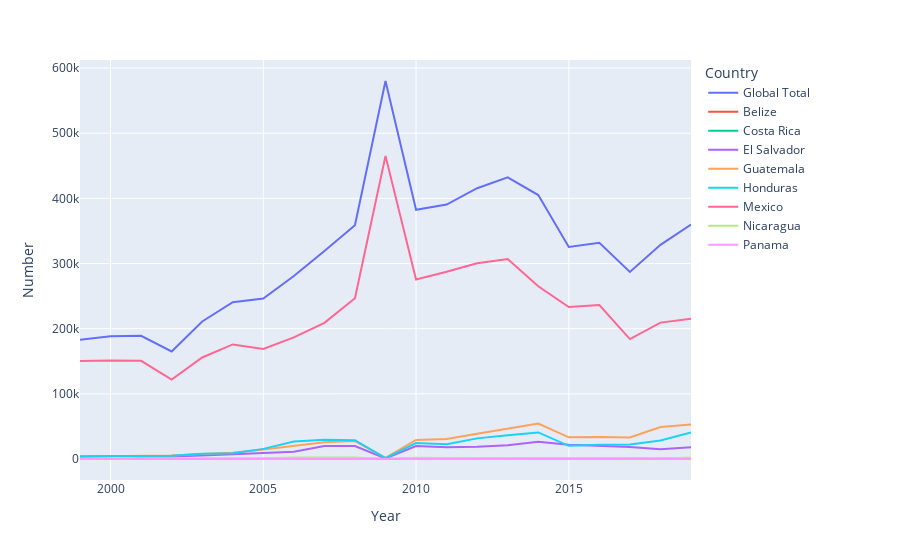

The notebook cell this image was saved under:
### Code cell
fig = px.line(df_formatted[df_formatted.Type == "Total"], x="Year", y="Number", color="Country")
fig.show()

### Figure 1 — Plotly figure (JSON) as saved in the notebook; plotly's stock layout.template omitted (floating-point values rounded to 4 significant figures)
{"data": [{"hovertemplate": "Country=Global Total<br>Year=%{x}<br>Number=%{y}<extra></extra>", "legendgroup": "Global Total", "line": {"color": "#636efa", "dash": "solid"}, "marker": {"symbol": "circle"}, "mode": "lines", "name": "Global Total", "orientation": "v", "showlegend": true, "type": "scatter", "x": [1999, 2000, 2001, 2002, 2003, 2004, 2005, 2006, 2007, 2008, 2009, 2010, 2011, 2012, 2013, 2014, 2015, 2016, 2017, 2018, 2019], "xaxis": "x", "y": [183114, 188467, 189026, 165168, 211098, 240665, 246431, 280974, 319382, 358886, 580107, 382449, 390423, 415607, 432228, 405090, 325328, 331717, 287093, 328716, 359885], "yaxis": "y"}, {"hovertemplate": "Country=Belize                             <br>Year=%{x}<br>Number=%{y}<extra></extra>", "legendgroup": "Belize                             ", "line": {"color": "#EF553B", "dash": "solid"}, "marker": {"symbol": "circle"}, "mode": "lines", "name": "Belize                             ", "orientation": "v", "showlegend": true, "type": "scatter", "x": [1999, 2000, 2001, 2002, 2003, 2004, 2005, 2006, 2007, 2008, 2009, 2010, 2011, 2012, 2013, 2014, 2015, 2016, 2017, 2018, 2019], "xaxis": "x", "y": [191, 170, 185, 178, 179, 202, 219, 211, 233, 218, 63, 254, 221, 204, 175, 136, 134, 146, 123, 133, 109], "yaxis": "y"}, {"hovertemplate": "Country=Costa Rica                         <br>Year=%{x}<br>Number=%{y}<extra></extra>", "legendgroup": "Costa Rica                         ", "line": {"color": "#00cc96", "dash": "solid"}, "marker": {"symbol": "circle"}, "mode": "lines", "name": "Costa Rica                         ", "orientation": "v", "showlegend": true, "type": "scatter", "x": [1999, 2000, 2001, 2002, 2003, 2004, 2005, 2006, 2007, 2008, 2009, 2010, 2011, 2012, 2013, 2014, 2015, 2016, 2017, 2018, 2019], "xaxis": "x", "y": [227, 328, 392, 376, 514, 599, 676, 795, 655, 687, 152, 558, 415, 398, 332, 286, 224, 253, 256, 319, 356], "yaxis": "y"}, {"hovertemplate": "Country=El Salvador                        <br>Year=%{x}<br>Number=%{y}<extra></extra>", "legendgroup": "El Salvador                        ", "line": {"color": "#ab63fa", "dash": "solid"}, "marker": {"symbol": "circle"}, "mode": "lines", "name": "El Salvador                        ", "orientation": "v", "showlegend": true, "type": "scatter", "x": [1999, 2000, 2001, 2002, 2003, 2004, 2005, 2006, 2007, 2008, 2009, 2010, 2011, 2012, 2013, 2014, 2015, 2016, 2017, 2018, 2019], "xaxis": "x", "y": [4160, 4736, 3928, 4066, 5561, 7269, 8305, 11050, 20045, 20031, 956, 20017, 17945, 18910, 21130, 26671, 21899, 20264, 18448, 14877, 18190], "yaxis": "y"}, {"hovertemplate": "Country=Guatemala                          <br>Year=%{x}<br>Number=%{y}<extra></extra>", "legendgroup": "Guatemala                          ", "line": {"color": "#FFA15A", "dash": "solid"}, "marker": {"symbol": "circle"}, "mode": "lines", "name": "Guatemala                          ", "orientation": "v", "showlegend": true, "type": "scatter", "x": [1999, 2000, 2001, 2002, 2003, 2004, 2005, 2006, 2007, 2008, 2009, 2010, 2011, 2012, 2013, 2014, 2015, 2016, 2017, 2018, 2019], "xaxis": "x", "y": [3763, 4543, 4716, 5396, 7726, 9729, 14522, 20527, 25898, 27594, 1718, 29403, 30871, 38885, 47013, 54405, 33379, 33886, 33049, 49135, 53180], "yaxis": "y"}, {"hovertemplate": "Country=Honduras                           <br>Year=%{x}<br>Number=%{y}<extra></extra>", "legendgroup": "Honduras                           ", "line": {"color": "#19d3f3", "dash": "solid"}, "marker": {"symbol": "circle"}, "mode": "lines", "name": "Honduras                           ", "orientation": "v", "showlegend": true, "type": "scatter", "x": [1999, 2000, 2001, 2002, 2003, 2004, 2005, 2006, 2007, 2008, 2009, 2010, 2011, 2012, 2013, 2014, 2015, 2016, 2017, 2018, 2019], "xaxis": "x", "y": [3460, 4768, 4548, 4946, 8182, 8752, 15572, 27060, 29737, 28851, 1298, 24652, 22675, 31724, 36635, 40877, 20298, 22015, 22163, 28451, 40751], "yaxis": "y"}, {"hovertemplate": "Country=Mexico                             <br>Year=%{x}<br>Number=%{y}<extra></extra>", "legendgroup": "Mexico                             ", "line": {"color": "#FF6692", "dash": "solid"}, "marker": {"symbol": "circle"}, "mode": "lines", "name": "Mexico                             ", "orientation": "v", "showlegend": true, "type": "scatter", "x": [1999, 2000, 2001, 2002, 2003, 2004, 2005, 2006, 2007, 2008, 2009, 2010, 2011, 2012, 2013, 2014, 2015, 2016, 2017, 2018, 2019], "xaxis": "x", "y": [150383, 151267, 150762, 122058, 155812, 175865, 169031, 186726, 208996, 246851, 465205, 275560, 287462, 300496, 306902, 265086, 233222, 236205, 184106, 209334, 215205], "yaxis": "y"}, {"hovertemplate": "Country=Nicaragua                          <br>Year=%{x}<br>Number=%{y}<extra></extra>", "legendgroup": "Nicaragua                          ", "line": {"color": "#B6E880", "dash": "solid"}, "marker": {"symbol": "circle"}, "mode": "lines", "name": "Nicaragua                          ", "orientation": "v", "showlegend": true, "type": "scatter", "x": [1999, 2000, 2001, 2002, 2003, 2004, 2005, 2006, 2007, 2008, 2009, 2010, 2011, 2012, 2013, 2014, 2015, 2016, 2017, 2018, 2019], "xaxis": "x", "y": [444, 513, 526, 468, 820, 947, 1292, 2446, 2307, 2250, 167, 1868, 1571, 1426, 1339, 1318, 930, 882, 906, 964, 2268], "yaxis": "y"}, {"hovertemplate": "Country=Panama                             <br>Year=%{x}<br>Number=%{y}<extra></extra>", "legendgroup": "Panama                             ", "line": {"color": "#FF97FF", "dash": "solid"}, "marker": {"symbol": "circle"}, "mode": "lines", "name": "Panama                             ", "orientation": "v", "showlegend": true, "type": "scatter", "x": [1999, 2000, 2001, 2002, 2003, 2004, 2005, 2006, 2007, 2008, 2009, 2010, 2011, 2012, 2013, 2014, 2015, 2016, 2017, 2018, 2019], "xaxis": "x", "y": [169, 154, 157, 163, 162, 188, 187, 209, 185, 192, 116, 190, 148, 129, 122, 91, 102, 83, 94, 91, 102], "yaxis": "y"}], "layout": {"legend": {"title": {"text": "Country"}, "tracegroupgap": 0}, "margin": {"t": 60}, "xaxis": {"anchor": "y", "domain": [0, 1], "title": {"text": "Year"}}, "yaxis": {"anchor": "x", "domain": [0, 1], "title": {"text": "Number"}}}}
